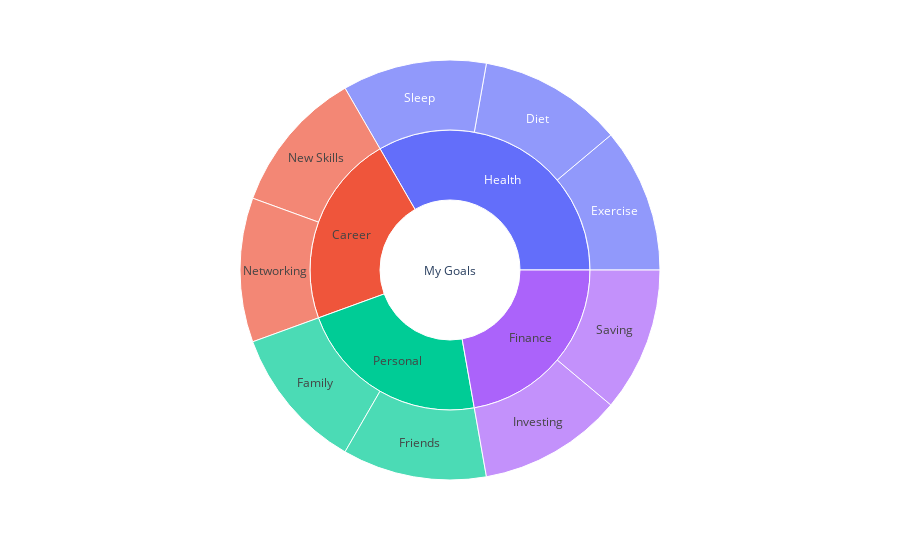

Notebook code for this chart:
### Markdown cell above
# Creating Sunburst Charts

### Code cell
import plotly.express as px
data = dict(
    character=["My Goals", "Health", "Career", "Personal", "Finance", 
               "Exercise", "Diet", "Sleep", 
               "New Skills", "Networking", 
               "Family", "Friends", 
               "Investing", "Saving"
               ],
    parent   =["", "My Goals", "My Goals", "My Goals", "My Goals" ,
               "Health", "Health", "Health",  "Career",  "Career", "Personal", "Personal", "Finance", "Finance"],
    value=[0, 25, 25, 25, 25, 10, 10, 10, 10, 10, 10, 10, 10, 10])

fig = px.sunburst(
    data,
    names='character',
    parents='parent',
    # values='value',
)
fig.show()

### Figure 1 — Plotly figure (JSON) as saved in the notebook; plotly's stock layout.template omitted (floating-point values rounded to 4 significant figures)
{"data": [{"domain": {"x": [0, 1], "y": [0, 1]}, "hovertemplate": "character=%{label}<br>parent=%{parent}<extra></extra>", "labels": ["My Goals", "Health", "Career", "Personal", "Finance", "Exercise", "Diet", "Sleep", "New Skills", "Networking", "Family", "Friends", "Investing", "Saving"], "name": "", "parents": ["", "My Goals", "My Goals", "My Goals", "My Goals", "Health", "Health", "Health", "Career", "Career", "Personal", "Personal", "Finance", "Finance"], "type": "sunburst"}], "layout": {"legend": {"tracegroupgap": 0}, "margin": {"t": 60}}}
